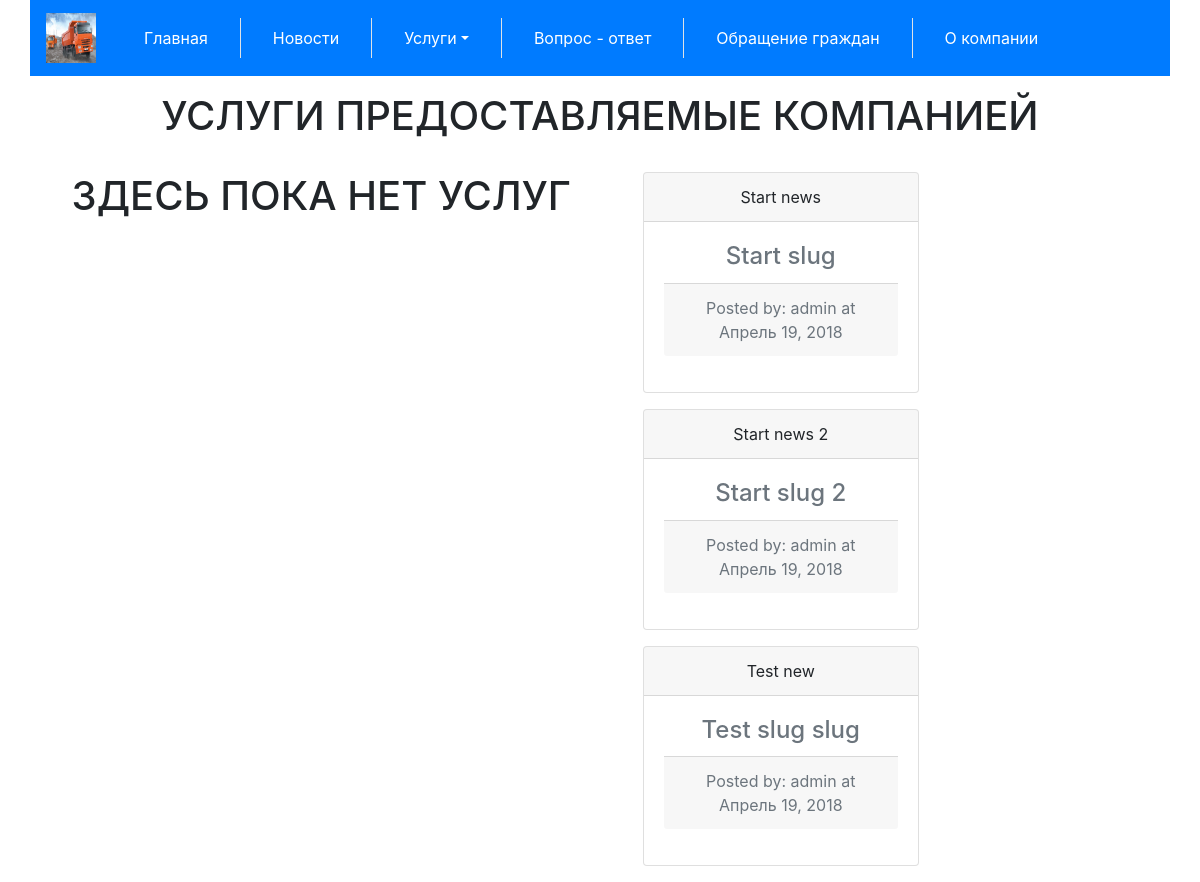
The page /service/ on the database as committed earlier.
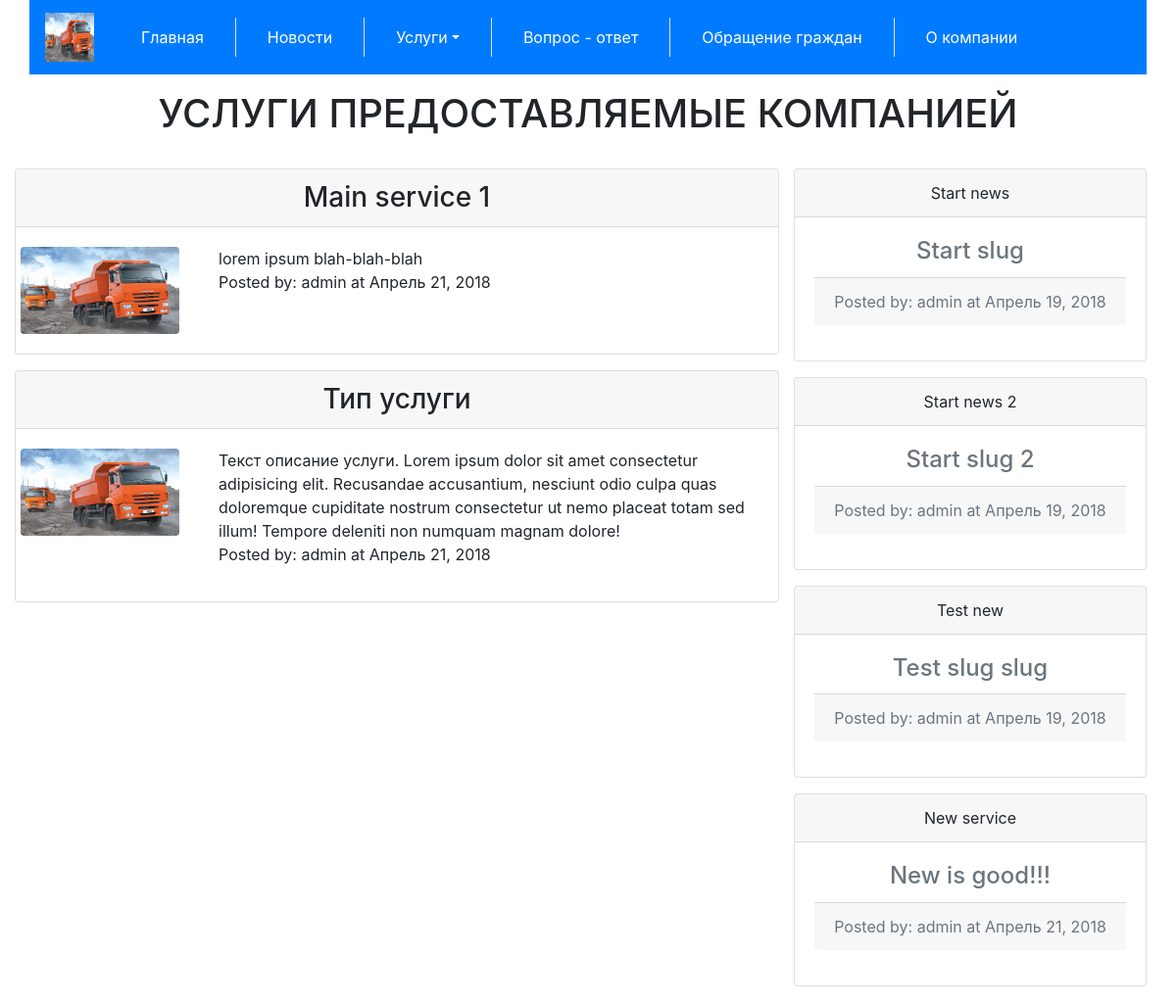
The same page on the database as committed later.
### server/models.py (models this page shows, shortened)
class News(models.Model):
    objects = models.Manager()
    class Meta:
        ordering = ['posted', ]
    title = models.TextField(
        default="New",
        verbose_name="News title"
    )
    slug = models.SlugField(
        max_length=100,
        unique=True
    )
    author = models.TextField(
        default="Author",
        verbose_name="Newws Author"
    )
    body = models.TextField(
        default='Body',
        verbose_name="News body"
    )
    posted = models.DateField(
        db_index=True,
        auto_now_add=True
    )

class Service(models.Model):
    objects = models.Manager()
    class Meta:
        ordering = ['posted', ]
    title = models.TextField(
        default="New",
        verbose_name="Service title"
    )
    foto = models.TextField(
        default="Foto",
        verbose_name="Way to foto"
    )
    foto_title = models.TextField(
        default="Foto",
        verbose_name="Foto title"
    )
    author = models.TextField(
        default="Author",
        verbose_name="Service Author"
    )
    body = models.TextField(
        default='Body',
        verbose_name="Service body"
    )
    posted = models.DateField(
        db_index=True,
        auto_now_add=True
    )

### server/views.py (the view)
# urls.py: url(r'^service/', server_views.service, name='service'),
def service(request):
    return render(
        request=request,
        template_name='service.html',
        context={
            "news": News.objects.all()[:5],
            "service": Service.objects.all()[:5]
        }
    )

### templates/service.html
{% extends "base.html" %}
{% block content %}
    <div class="col-xl-12">
        <h1 class="text-center text-uppercase my-3">Услуги предоставляемые компанией</h1>
    </div>
    <div class="row">
        <article class="col-xl-8 col-lg-8">
            {% if service %}
                {% for n in service %}
                    <div class="row card rounded-top my-3">
                        <h3 class="card-header text-center" >{{ n.title }}</h3>
                        <div class="row">
                            <div class="col-lg-3 col-md-4 card-body">
                                <img  class="img-fluid rounded " src="../static/img/Kamaz.jpg" alt="{{ n.foto_title }}">
                            </div>
                            <div class="col-lg-9 col-md-8 card-body">
                                {{ n.body }}
                                <p class="posted-by">Posted by: {{ n.author }} at {{ n.posted }}</p>
                            </div>
                        </div>
                    </div>
                {% endfor %}
            {% else %}
                <h1 class="text-center text-uppercase my-3">Здесь пока нет услуг</h1>
            {% endif %}
        </article>
        <aside class="col-xl-4 col-lg-4">
            {% if news %}
                {% for n in news %}
                    <div class="card my-3 text-center">
                        <div class="card-header">{{ n.title }}</div>
                        <div class="card-body text-secondary">
                            <h4 class="card-title">{{ n.slug }}</h4>
                            <p class="card-footer">Posted by: {{ n.author }} at {{ n.posted }}</p>
                        </div>
                    </div>
                {% endfor %}
            {% else %}
                <p>No News</p>
            {% endif %}
        </aside>
    </div>
{% endblock %}

Rows that differ between the two databases and show on the page:
added Service: title "Main service 1", body "lorem ipsum blah-blah-blah", author "admin", posted "Апрель 21, 2018"
added Service: title "Тип услуги", body "Текст описание услуги. Lorem ipsum dolor sit amet consectetur adipisicing elit. Recusandae accusantium, nesciunt odio culpa quas doloremque cupiditate nostrum consectetur ut nemo placeat totam sed illum! Tempore deleniti non numquam magnam dolore!", author "admin", posted "Апрель 21, 2018"
added News: title "New service", slug "New is good!!!", author "admin", posted "Апрель 21, 2018"
Other text that changed with them:
text no longer shown: "ЗДЕСЬ ПОКА НЕТ УСЛУГ"
